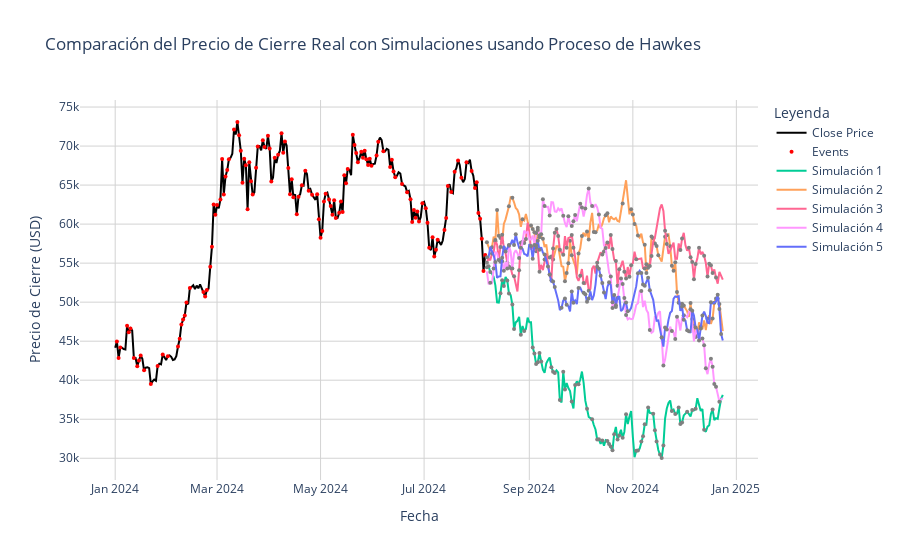

The notebook cell this image was saved under:
### Code cell
import yfinance as yf
import numpy as np
import plotly.graph_objects as go
import pandas as pd

# Cargar datos
#data = yf.download('AAPL', start='2023-01-01', end='2024-01-01')

# Calcular los retornos diarios
data['Return'] = data['Close'].pct_change()

# Establecer un umbral para detectar eventos (e.g., 1% de cambio)
threshold = 0.01

eventos_si_no = data['Return'].abs() > threshold

# Crear una serie de eventos basada en el umbral
events = data.index[eventos_si_no]

# Función para calcular la intensidad del proceso de Hawkes
def funcion_intensidad(mu, alpha, beta, eventos, tiempos):
    # Calcula la intensidad actual del proceso de Hawkes
    return mu + alpha * np.sum(eventos * np.exp(-beta * (len(eventos) + 1 - tiempos)))

# Simulación de precios de cierre usando el proceso de Hawkes
def simulated_hawkes_closing_prices(eventos, lambda_0, alpha, beta, initial_price, daily_volatility, start_date, num_days=30):
    number_events = len(eventos)
    
    eventos_historicos = list(eventos)  # Convertir a lista para modificarla

    # Crear un array de tiempos para los eventos históricos
    historical_times = np.arange(1, number_events + 1)

    # Lista para almacenar precios de cierre
    prices = [initial_price]

    current_intensity = lambda_0  # Intensidad actual
    
    simulated_events = np.zeros(1)
    
    for i in range(1, num_days + 1):
        # Actualiza los tiempos históricos añadiendo el nuevo tiempo
        historical_times = np.append(historical_times, number_events + i)

        P = 1 - np.exp(-current_intensity)
        
        price_change = 0  # Inicializar el cambio de precio para el día
        
        if np.random.uniform() < P:
            eventos_historicos.append(1)
            # Calcula el cambio de precio basado en el número de eventos
            event_price_change = np.random.normal(loc=0, scale=daily_volatility)
            price_change += event_price_change
            simulated_events = np.append(simulated_events, 1)
        else:
            simulated_events = np.append(simulated_events, 0)
            eventos_historicos.append(0)

        # Actualiza la intensidad actual del proceso de Hawkes
        current_intensity = funcion_intensidad(lambda_0, alpha, beta, eventos_historicos, historical_times)
        
        price_change += np.random.normal(loc=0, scale=daily_volatility)
        new_price = prices[-1] + price_change
        prices.append(new_price)

    # Generar las fechas desde la fecha de inicio
    dates = pd.date_range(start=start_date, periods=num_days + 1)  # +1 para incluir el día inicial

    return dates, prices, simulated_events

# Parámetros del modelo
lambda_0 = 0.5  # Intensidad base
alpha = 0.8     # Impacto del evento
beta = 1.5      # Tasa de decaimiento
initial_price = data['Close'][-1]  # Precio inicial
daily_volatility = 1000  # Volatilidad diaria
num_days = 140  # Número de días
start_date = ahora  # Fecha de inicio

# Inicializar la lista de eventos
events = eventos_si_no

# Simulación de múltiples trayectorias
num_simulations = 5  # Número de simulaciones que quieres realizar
all_simulations = []  # Almacena todas las simulaciones

for _ in range(num_simulations):
    dates, prices, simulated_events = simulated_hawkes_closing_prices(events, lambda_0, alpha, beta, initial_price, daily_volatility, start_date, num_days)
    all_simulations.append((dates, prices, simulated_events))

# Crear un gráfico combinado de Plotly
combined_fig = go.Figure()

# Añadir la línea del precio de cierre real
combined_fig.add_trace(go.Scatter(
    x=data.index, 
    y=data['Close'], 
    mode='lines', 
    name='Close Price',
    line=dict(color='black')
))

# Añadir los eventos detectados como puntos en el gráfico real
combined_fig.add_trace(go.Scatter(
    x=events[events].index,
    y=data.loc[events, 'Close'], 
    mode='markers', 
    name='Events',
    marker=dict(color='red', size=4)
))
print(events)
# Añadir cada simulación como una línea separada
for idx, (dates, prices, simulated_events) in enumerate(all_simulations):
    # Añadir la línea de precios de cierre para cada simulación
    combined_fig.add_trace(go.Scatter(
        x=dates,
        y=prices[1:],  # Saltar el precio inicial para ajustar la longitud de la serie temporal
        mode='lines',
        name=f'Simulación {idx + 1}',
        line=dict(width=2)  # Cambiar el ancho de línea si lo deseas
    ))

    # Identificar los tiempos de eventos (donde los eventos son 1)
    event_dates = [dates[i-1] for i, e in enumerate(simulated_events) if e == 1 and i < num_days]

    # Añadir el scatter plot para eventos de cada simulación
    combined_fig.add_trace(go.Scatter(
        x=event_dates,
        y=[prices[i] for i, e in enumerate(simulated_events) if e == 1 and i < num_days],
        mode='markers',
        marker=dict(color='gray', symbol='0', size=4),
        showlegend=False
    ))

# Actualizar el diseño del gráfico combinado
combined_fig.update_layout(
    title='Comparación del Precio de Cierre Real con Simulaciones usando Proceso de Hawkes',
    xaxis_title='Fecha',
    yaxis_title='Precio de Cierre (USD)',
    legend_title='Leyenda',
    template='plotly_white',
    xaxis=dict(
        showgrid=True,
        gridcolor='lightgrey'
    ),
    yaxis=dict(
        showgrid=True,
        gridcolor='lightgrey'
    )
)

# Mostrar el gráfico combinado
combined_fig.show()

### Figure 1 — Plotly figure (JSON) as saved in the notebook; plotly's stock layout.template omitted (floating-point values rounded to 4 significant figures; data arrays with more than 128 entries replaced by an {"elided": "..."} marker saying what was removed)
{"data": [{"line": {"color": "black"}, "mode": "lines", "name": "Close Price", "type": "scatter", "x": {"elided": "219 str values"}, "y": {"elided": "219 float values"}}, {"marker": {"color": "red", "size": 4}, "mode": "markers", "name": "Events", "type": "scatter", "x": {"elided": "136 str values"}, "y": {"elided": "136 float values"}}, {"line": {"width": 2}, "mode": "lines", "name": "Simulación 1", "type": "scatter", "x": {"elided": "141 str values"}, "y": {"elided": "140 float values"}}, {"marker": {"color": "gray", "size": 4, "symbol": "0"}, "mode": "markers", "showlegend": false, "type": "scatter", "x": ["2024-08-07T00:00:00", "2024-08-08T00:00:00", "2024-08-09T00:00:00", "2024-08-15T00:00:00", "2024-08-16T00:00:00", "2024-08-17T00:00:00", "2024-08-19T00:00:00", "2024-08-20T00:00:00", "2024-08-22T00:00:00", "2024-08-23T00:00:00", "2024-08-27T00:00:00", "2024-08-29T00:00:00", "2024-09-03T00:00:00", "2024-09-04T00:00:00", "2024-09-05T00:00:00", "2024-09-06T00:00:00", "2024-09-07T00:00:00", "2024-09-08T00:00:00", "2024-09-14T00:00:00", "2024-09-15T00:00:00", "2024-09-16T00:00:00", "2024-09-19T00:00:00", "2024-09-21T00:00:00", "2024-09-22T00:00:00", "2024-09-26T00:00:00", "2024-09-28T00:00:00", "2024-09-30T00:00:00", "2024-10-05T00:00:00", "2024-10-08T00:00:00", "2024-10-11T00:00:00", "2024-10-12T00:00:00", "2024-10-14T00:00:00", "2024-10-17T00:00:00", "2024-10-18T00:00:00", "2024-10-19T00:00:00", "2024-10-20T00:00:00", "2024-10-21T00:00:00", "2024-10-23T00:00:00", "2024-10-24T00:00:00", "2024-10-26T00:00:00", "2024-10-28T00:00:00", "2024-11-03T00:00:00", "2024-11-04T00:00:00", "2024-11-06T00:00:00", "2024-11-07T00:00:00", "2024-11-08T00:00:00", "2024-11-10T00:00:00", "2024-11-13T00:00:00", "2024-11-14T00:00:00", "2024-11-15T00:00:00", "2024-11-17T00:00:00", "2024-11-18T00:00:00", "2024-11-19T00:00:00", "2024-11-24T00:00:00", "2024-11-26T00:00:00", "2024-11-28T00:00:00", "2024-11-29T00:00:00", "2024-11-30T00:00:00", "2024-12-03T00:00:00", "2024-12-06T00:00:00", "2024-12-08T00:00:00", "2024-12-13T00:00:00", "2024-12-18T00:00:00"], "y": [54460.0, 54590.0, 53850.0, 51140.0, 52820.0, 52080.0, 52790.0, 51110.0, 49690.0, 46570.0, 45830.0, 46320.0, 44210.0, 43440.0, 42070.0, 42310.0, 43480.0, 42410.0, 41670.0, 41090.0, 40920.0, 37460.0, 41090.0, 38790.0, 37260.0, 39380.0, 39500.0, 36330.0, 35010.0, 32390.0, 32420.0, 32280.0, 32200.0, 31830.0, 31500.0, 31040.0, 33080.0, 32400.0, 32910.0, 32630.0, 35620.0, 30970.0, 30990.0, 32150.0, 32820.0, 34370.0, 36490.0, 35690.0, 33580.0, 32160.0, 30470.0, 30030.0, 31650.0, 36060.0, 35680.0, 36500.0, 34380.0, 34580.0, 35950.0, 36180.0, 36330.0, 33670.0, 36260.0]}, {"line": {"width": 2}, "mode": "lines", "name": "Simulación 2", "type": "scatter", "x": {"elided": "141 str values"}, "y": {"elided": "140 float values"}}, {"marker": {"color": "gray", "size": 4, "symbol": "0"}, "mode": "markers", "showlegend": false, "type": "scatter", "x": ["2024-08-07T00:00:00", "2024-08-10T00:00:00", "2024-08-12T00:00:00", "2024-08-13T00:00:00", "2024-08-14T00:00:00", "2024-08-15T00:00:00", "2024-08-16T00:00:00", "2024-08-20T00:00:00", "2024-08-22T00:00:00", "2024-08-28T00:00:00", "2024-09-02T00:00:00", "2024-09-03T00:00:00", "2024-09-04T00:00:00", "2024-09-05T00:00:00", "2024-09-06T00:00:00", "2024-09-07T00:00:00", "2024-09-09T00:00:00", "2024-09-13T00:00:00", "2024-09-14T00:00:00", "2024-09-15T00:00:00", "2024-09-22T00:00:00", "2024-09-23T00:00:00", "2024-09-24T00:00:00", "2024-09-25T00:00:00", "2024-09-26T00:00:00", "2024-09-30T00:00:00", "2024-10-02T00:00:00", "2024-10-05T00:00:00", "2024-10-06T00:00:00", "2024-10-09T00:00:00", "2024-10-10T00:00:00", "2024-10-16T00:00:00", "2024-10-17T00:00:00", "2024-10-26T00:00:00", "2024-10-31T00:00:00", "2024-11-01T00:00:00", "2024-11-02T00:00:00", "2024-11-04T00:00:00", "2024-11-08T00:00:00", "2024-11-09T00:00:00", "2024-11-12T00:00:00", "2024-11-13T00:00:00", "2024-11-14T00:00:00", "2024-11-15T00:00:00", "2024-11-16T00:00:00", "2024-11-20T00:00:00", "2024-11-21T00:00:00", "2024-11-23T00:00:00", "2024-11-24T00:00:00", "2024-11-25T00:00:00", "2024-11-26T00:00:00", "2024-11-27T00:00:00", "2024-11-28T00:00:00", "2024-11-30T00:00:00", "2024-12-01T00:00:00", "2024-12-05T00:00:00", "2024-12-06T00:00:00", "2024-12-07T00:00:00", "2024-12-08T00:00:00", "2024-12-09T00:00:00", "2024-12-11T00:00:00", "2024-12-15T00:00:00", "2024-12-18T00:00:00", "2024-12-19T00:00:00", "2024-12-20T00:00:00", "2024-12-21T00:00:00", "2024-12-22T00:00:00"], "y": [57670.0, 57040.0, 57790.0, 61810.0, 58520.0, 58230.0, 57740.0, 62290.0, 63360.0, 60620.0, 59820.0, 59370.0, 58950.0, 56520.0, 59520.0, 58330.0, 58110.0, 55730.0, 55850.0, 55470.0, 52690.0, 53740.0, 55000.0, 57860.0, 56000.0, 56250.0, 58470.0, 59060.0, 58040.0, 58980.0, 58950.0, 61140.0, 61400.0, 62630.0, 61900.0, 61220.0, 60030.0, 58540.0, 57370.0, 53750.0, 58420.0, 58200.0, 57520.0, 57190.0, 56020.0, 58370.0, 58560.0, 57160.0, 54650.0, 54030.0, 55100.0, 51290.0, 49910.0, 49790.0, 49590.0, 49880.0, 47830.0, 46960.0, 45550.0, 45680.0, 46850.0, 47860.0, 47910.0, 49940.0, 50460.0, 50480.0, 49760.0]}, {"line": {"width": 2}, "mode": "lines", "name": "Simulación 3", "type": "scatter", "x": {"elided": "141 str values"}, "y": {"elided": "140 float values"}}, {"marker": {"color": "gray", "size": 4, "symbol": "0"}, "mode": "markers", "showlegend": false, "type": "scatter", "x": ["2024-08-07T00:00:00", "2024-08-10T00:00:00", "2024-08-12T00:00:00", "2024-08-14T00:00:00", "2024-08-15T00:00:00", "2024-08-16T00:00:00", "2024-08-17T00:00:00", "2024-08-19T00:00:00", "2024-08-20T00:00:00", "2024-08-21T00:00:00", "2024-08-23T00:00:00", "2024-08-26T00:00:00", "2024-08-27T00:00:00", "2024-08-28T00:00:00", "2024-08-29T00:00:00", "2024-08-30T00:00:00", "2024-09-05T00:00:00", "2024-09-07T00:00:00", "2024-09-10T00:00:00", "2024-09-13T00:00:00", "2024-09-14T00:00:00", "2024-09-15T00:00:00", "2024-09-16T00:00:00", "2024-09-17T00:00:00", "2024-09-18T00:00:00", "2024-09-19T00:00:00", "2024-09-21T00:00:00", "2024-09-23T00:00:00", "2024-09-26T00:00:00", "2024-09-27T00:00:00", "2024-10-01T00:00:00", "2024-10-03T00:00:00", "2024-10-06T00:00:00", "2024-10-11T00:00:00", "2024-10-14T00:00:00", "2024-10-15T00:00:00", "2024-10-17T00:00:00", "2024-10-19T00:00:00", "2024-10-20T00:00:00", "2024-10-22T00:00:00", "2024-10-23T00:00:00", "2024-10-24T00:00:00", "2024-10-27T00:00:00", "2024-10-28T00:00:00", "2024-10-30T00:00:00", "2024-10-31T00:00:00", "2024-11-03T00:00:00", "2024-11-08T00:00:00", "2024-11-09T00:00:00", "2024-11-10T00:00:00", "2024-11-11T00:00:00", "2024-11-12T00:00:00", "2024-11-20T00:00:00", "2024-11-21T00:00:00", "2024-11-29T00:00:00", "2024-11-30T00:00:00", "2024-12-04T00:00:00", "2024-12-05T00:00:00", "2024-12-06T00:00:00", "2024-12-07T00:00:00", "2024-12-08T00:00:00", "2024-12-10T00:00:00", "2024-12-13T00:00:00", "2024-12-15T00:00:00", "2024-12-16T00:00:00", "2024-12-17T00:00:00", "2024-12-18T00:00:00", "2024-12-20T00:00:00"], "y": [55060.0, 56240.0, 57960.0, 55510.0, 57070.0, 58620.0, 56960.0, 55080.0, 54570.0, 54380.0, 53310.0, 54080.0, 57600.0, 57750.0, 57600.0, 58100.0, 56960.0, 53910.0, 55450.0, 53580.0, 52820.0, 56870.0, 58880.0, 59360.0, 58480.0, 56710.0, 56080.0, 56980.0, 58600.0, 56990.0, 53380.0, 52470.0, 51450.0, 55050.0, 56100.0, 56510.0, 57650.0, 58600.0, 56820.0, 55260.0, 52110.0, 54200.0, 53900.0, 53020.0, 53260.0, 54740.0, 55480.0, 54310.0, 54870.0, 54420.0, 54620.0, 55920.0, 59150.0, 57460.0, 56680.0, 58140.0, 56970.0, 55740.0, 55150.0, 52920.0, 54890.0, 56980.0, 55940.0, 53280.0, 54930.0, 54720.0, 53740.0, 53150.0]}, {"line": {"width": 2}, "mode": "lines", "name": "Simulación 4", "type": "scatter", "x": {"elided": "141 str values"}, "y": {"elided": "140 float values"}}, {"marker": {"color": "gray", "size": 4, "symbol": "0"}, "mode": "markers", "showlegend": false, "type": "scatter", "x": ["2024-08-09T00:00:00", "2024-08-11T00:00:00", "2024-08-14T00:00:00", "2024-08-15T00:00:00", "2024-08-16T00:00:00", "2024-08-17T00:00:00", "2024-08-19T00:00:00", "2024-08-20T00:00:00", "2024-08-22T00:00:00", "2024-08-26T00:00:00", "2024-09-05T00:00:00", "2024-09-06T00:00:00", "2024-09-07T00:00:00", "2024-09-08T00:00:00", "2024-09-09T00:00:00", "2024-09-10T00:00:00", "2024-09-13T00:00:00", "2024-09-21T00:00:00", "2024-09-24T00:00:00", "2024-09-26T00:00:00", "2024-09-27T00:00:00", "2024-09-28T00:00:00", "2024-10-01T00:00:00", "2024-10-02T00:00:00", "2024-10-04T00:00:00", "2024-10-06T00:00:00", "2024-10-08T00:00:00", "2024-10-12T00:00:00", "2024-10-16T00:00:00", "2024-10-19T00:00:00", "2024-10-20T00:00:00", "2024-10-22T00:00:00", "2024-10-23T00:00:00", "2024-10-25T00:00:00", "2024-10-26T00:00:00", "2024-10-27T00:00:00", "2024-10-28T00:00:00", "2024-11-06T00:00:00", "2024-11-11T00:00:00", "2024-11-18T00:00:00", "2024-11-19T00:00:00", "2024-11-24T00:00:00", "2024-11-26T00:00:00", "2024-11-27T00:00:00", "2024-12-01T00:00:00", "2024-12-05T00:00:00", "2024-12-12T00:00:00", "2024-12-13T00:00:00", "2024-12-14T00:00:00", "2024-12-17T00:00:00", "2024-12-18T00:00:00", "2024-12-19T00:00:00", "2024-12-20T00:00:00", "2024-12-22T00:00:00"], "y": [52500.0, 54310.0, 55390.0, 55160.0, 55260.0, 54020.0, 54330.0, 57240.0, 54310.0, 55670.0, 58860.0, 59230.0, 58550.0, 58710.0, 63190.0, 62310.0, 61110.0, 61060.0, 61010.0, 59750.0, 60380.0, 61170.0, 62610.0, 62140.0, 62010.0, 64550.0, 62310.0, 61220.0, 56930.0, 53300.0, 49250.0, 49390.0, 50520.0, 53030.0, 52320.0, 50520.0, 48360.0, 51440.0, 46420.0, 45440.0, 41900.0, 46300.0, 45270.0, 48120.0, 48320.0, 49110.0, 45350.0, 44490.0, 41520.0, 42740.0, 41730.0, 39510.0, 39150.0, 37230.0]}, {"line": {"width": 2}, "mode": "lines", "name": "Simulación 5", "type": "scatter", "x": {"elided": "141 str values"}, "y": {"elided": "140 float values"}}, {"marker": {"color": "gray", "size": 4, "symbol": "0"}, "mode": "markers", "showlegend": false, "type": "scatter", "x": ["2024-08-07T00:00:00", "2024-08-12T00:00:00", "2024-08-16T00:00:00", "2024-08-18T00:00:00", "2024-08-20T00:00:00", "2024-08-23T00:00:00", "2024-08-24T00:00:00", "2024-08-27T00:00:00", "2024-09-02T00:00:00", "2024-09-03T00:00:00", "2024-09-04T00:00:00", "2024-09-05T00:00:00", "2024-09-06T00:00:00", "2024-09-07T00:00:00", "2024-09-10T00:00:00", "2024-09-12T00:00:00", "2024-09-13T00:00:00", "2024-09-15T00:00:00", "2024-09-16T00:00:00", "2024-09-20T00:00:00", "2024-09-22T00:00:00", "2024-09-23T00:00:00", "2024-09-26T00:00:00", "2024-09-27T00:00:00", "2024-09-30T00:00:00", "2024-10-03T00:00:00", "2024-10-04T00:00:00", "2024-10-05T00:00:00", "2024-10-06T00:00:00", "2024-10-11T00:00:00", "2024-10-12T00:00:00", "2024-10-13T00:00:00", "2024-10-14T00:00:00", "2024-10-15T00:00:00", "2024-10-18T00:00:00", "2024-10-20T00:00:00", "2024-10-21T00:00:00", "2024-10-22T00:00:00", "2024-10-28T00:00:00", "2024-10-29T00:00:00", "2024-11-04T00:00:00", "2024-11-06T00:00:00", "2024-11-07T00:00:00", "2024-11-08T00:00:00", "2024-11-10T00:00:00", "2024-11-11T00:00:00", "2024-11-18T00:00:00", "2024-11-20T00:00:00", "2024-11-21T00:00:00", "2024-11-30T00:00:00", "2024-12-01T00:00:00", "2024-12-03T00:00:00", "2024-12-04T00:00:00", "2024-12-06T00:00:00", "2024-12-08T00:00:00", "2024-12-10T00:00:00", "2024-12-11T00:00:00", "2024-12-12T00:00:00", "2024-12-17T00:00:00", "2024-12-21T00:00:00", "2024-12-22T00:00:00", "2024-12-23T00:00:00"], "y": [55740.0, 55160.0, 55710.0, 56500.0, 57320.0, 57310.0, 58700.0, 56980.0, 57210.0, 55560.0, 57320.0, 57270.0, 57880.0, 56710.0, 56090.0, 54580.0, 53500.0, 52660.0, 51930.0, 49300.0, 50470.0, 49660.0, 51380.0, 49940.0, 51820.0, 51220.0, 51030.0, 50060.0, 50480.0, 54530.0, 54270.0, 53380.0, 52460.0, 51220.0, 52550.0, 49980.0, 50920.0, 49610.0, 49950.0, 48850.0, 53710.0, 53750.0, 52270.0, 52110.0, 53120.0, 51510.0, 45510.0, 46750.0, 46480.0, 49460.0, 47740.0, 46410.0, 46280.0, 48890.0, 46740.0, 45080.0, 46620.0, 48280.0, 50000.0, 50940.0, 49130.0, 45930.0]}], "layout": {"legend": {"title": {"text": "Leyenda"}}, "title": {"text": "Comparación del Precio de Cierre Real con Simulaciones usando Proceso de Hawkes"}, "xaxis": {"gridcolor": "lightgrey", "showgrid": true, "title": {"text": "Fecha"}}, "yaxis": {"gridcolor": "lightgrey", "showgrid": true, "title": {"text": "Precio de Cierre (USD)"}}}}
